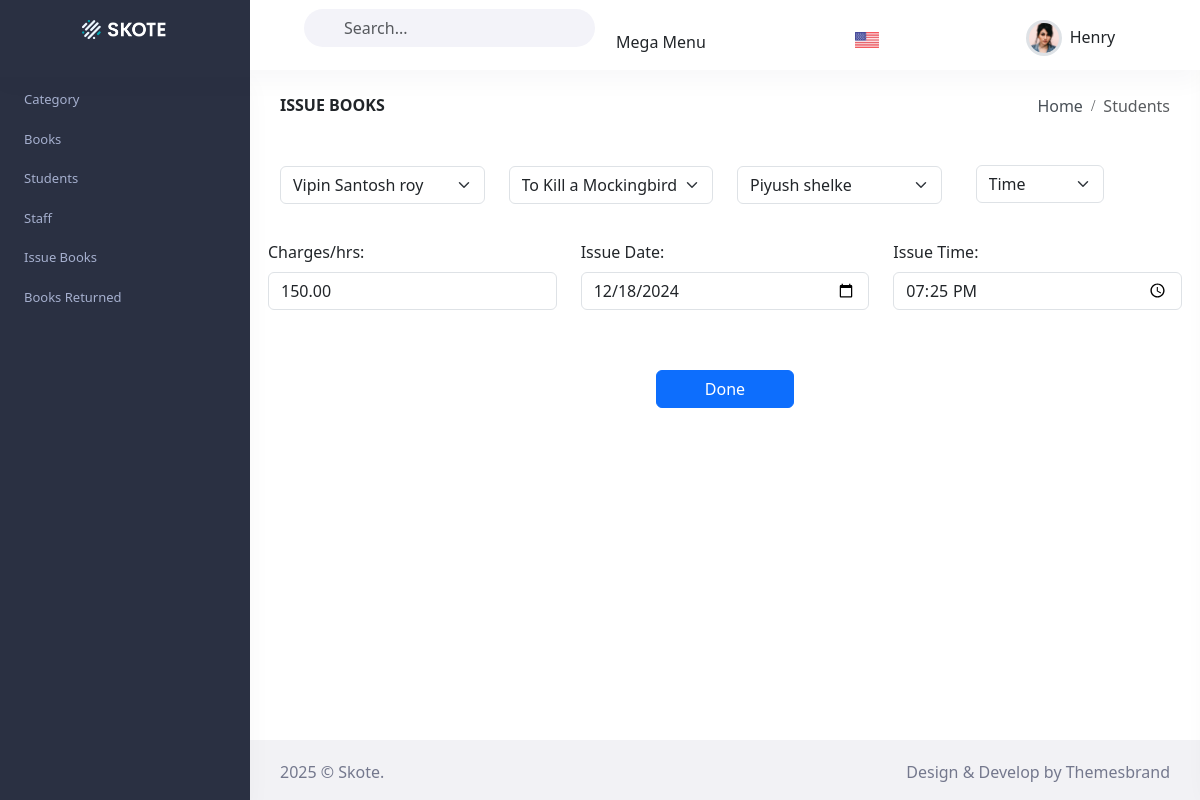
The app's page /edit-issuedbook/3/ with its own data.
### Page/models.py (models this page shows)
class IssueBook(models.Model):
    student = models.ForeignKey(Person, on_delete=models.CASCADE, verbose_name = "Student Name")
    book = models.ForeignKey(Book, on_delete=models.CASCADE, verbose_name= "Issue Books")
    charges = models.DecimalField(max_digits=5, decimal_places=2, verbose_name="Per Day Charges")
    issue_date = models.DateField()
    end_date = models.DateField()
    issue_time = models.TimeField(default=current_time)
    staff = models.ForeignKey(Stuff, on_delete=models.CASCADE, verbose_name="Staff")
    typeOf_issue = models.CharField(max_length=100, default="select", verbose_name="Type of Issue")

class Person(models.Model):
    name = models.CharField(max_length=50, verbose_name="Full Name")
    mobile = models.CharField(max_length=10, verbose_name="Mobile Number")
    email = models.EmailField(max_length=254, unique=True, verbose_name="Email Address")
    password = models.CharField(max_length=128, verbose_name="Password")
    address = models.TextField(verbose_name="Address", default="Default Address")  # Added default value
    birthdate = models.DateField(verbose_name="Date of Birth", default=date(2000,1,1))  # Added default value

class Book(models.Model):
    id = models.AutoField(primary_key=True)
    title = models.CharField(max_length=100, verbose_name="Title")
    author = models.CharField(max_length=50, verbose_name="Author")
    category = models.ForeignKey(Category, on_delete=models.CASCADE, verbose_name="Category")
    price = models.DecimalField(max_digits=5, decimal_places=2, verbose_name="Price")
    date_added = models.DateField(default=date.today, verbose_name="Date Added")

class Stuff(models.Model):
    id = models.AutoField(primary_key=True)
    name = models.CharField(max_length=50, verbose_name="Full Name")
    mobile = models.CharField(max_length=10, verbose_name="Mobile Number")
    email = models.EmailField(max_length=254, unique=True, verbose_name="Email Address")
    crn = models.CharField(max_length=10, verbose_name="CRN")
    password = models.CharField(max_length=128, verbose_name="Password")

### Page/views.py (the view)
# urls.py: path('edit-issuedbook/<int:id>/', views.edit_issuedbook, name='edit_issuedbook'),
@csrf_exempt
def edit_issuedbook(request,id):
    issue_book = IssueBook.objects.all()
    issue_book = get_object_or_404(IssueBook , id=id)
    issue_book.issue_date = issue_book.issue_date.strftime('%Y-%m-%d')
    issue_book.end_date = issue_book.end_date.strftime('%Y-%m-%d')
    issue_book.issue_time = issue_book.issue_time.strftime('%H:%M')
    return render(request, "issue-booktimedit.html", {'issue_book':issue_book, 'persons':Person.objects.all(), 'books': Book.objects.all(), 'stuff': Stuff.objects.all()})

### templates/issue-booktimedit.html (shortened to what this page needs)
{% extends "layouts/base.html" %} {% load static %}
{% block style %}
<link href="https://cdn.jsdelivr.net/npm/bootstrap@5.3.3/dist/css/bootstrap.min.css" rel="stylesheet"
>
{% endblock style %}
{% block content %}
<body>
    <div class="main-content">
        <div class="page-content">
            <div class="container-fluid">
                <div class="row">
                    <div class="col-12">
                        <div class="page-title-box d-sm-flex align-items-center justify-content-between">
                            <h4 class="mb-sm-0 font-size-18">Issue Books</h4>
                            <div class="page-title-right">
                                <ol class="breadcrumb m-0">
                                    <li class="breadcrumb-item">
                                        <a href="javascript: void(0);">Home</a>
                                    </li>
                                    <li class="breadcrumb-item active">Students</li>
                                </ol>
                            </div>
                        </div>
                    </div>
                </div>
                <div class="row mb-4">
                    <div class="col-md-3">
                        <div class="dropdown">
                            <select class="form-select w-100" id="studentDropdown">
                                <option value="{{issue_book.student.id}}" selected>{{issue_book.student.name}}</option>
                            </select>
                        </div>
                    </div>
                    <div class="col-md-3">
                        <div class="dropdown">
                            <select class="form-select w-100" id="bookDropdown">
                                <option value="{{issue_book.book.id}}" selected>{{issue_book.book.title}}</option>
                            </select>
                        </div>
                    </div>
                    <div class="col-md-3">
                        <div class="dropdown">
                            <select class="form-select w-100" id="staffDropdown">
                                <option value="{{issue_book.staff.id}}" selected>{{issue_book.staff.name}}</option>
                            </select>
                        </div>
                    </div>
                    <div class="col-md-2" style="margin-left: 10px;">
                        <div class="dropdown">
                            <select class="form-select w-100" id="timeordateDropdown">
                                <option value="time" {% if issue_book.typeOf_issue == 'time' %}selected{% endif %}>Time</option>
                            </select>
                        </div>
                    </div>
                </div>
            </div>
            <div class="row mb-4">
                <div class="col-md-4">
                    <label for="charges" class="form-label" id='timeField' style='display: none;'>Charges/hrs:</label>
                    <input type="text" class="form-control" id="charges" style='display: none;' name="charges"
                        value="{{ issue_book.charges}}" placeholder="Rs">
                </div>
                <div class="col-md-4" id='issueDateForAll' style='display: none;'>
                    <label for="issue-date" class="form-label">Issue Date:</label>
                    <input type="date" class="form-control" id="issue-date" name="issue_date"
                        value="{{ issue_book.issue_date }}">
                </div>
                <div class="col-md-4" id='dateFieldForTime' style='display: none;'>
                    <label for="issue-time" class="form-label">Issue Time:</label>
                    <input type="time" class="form-control" id="issue-time" name="issue_time"
                        value="{{ issue_book.issue_time }}">
                </div>
            </div>
            <div class="row mb-4">
                <div class="col-12 text-center">
                    <button type="submit" class="btn btn-primary px-5" onclick="donebtn()">Done</button>
                </div>
            </div>
        </div>
    </div>
</body>
{% endblock content %}

### templates/issue-booktimedit.html (style rules this page uses)
.dropdown { margin-top: 2%; }
.page-title-box { margin-bottom: 20px; }
.form-label { margin-top: 4%; }
.form-control { width: 100%; }
.btn-primary { margin-top: 4%; padding-left: 10%; padding-right: 10%; }

### records on screen
IssueBook: student.name "Vipin Santosh roy", book.title "To Kill a Mockingbird", staff.name "Piyush shelke", charges "150.00", issue_date "12/18/2024", issue_time "19:25"
